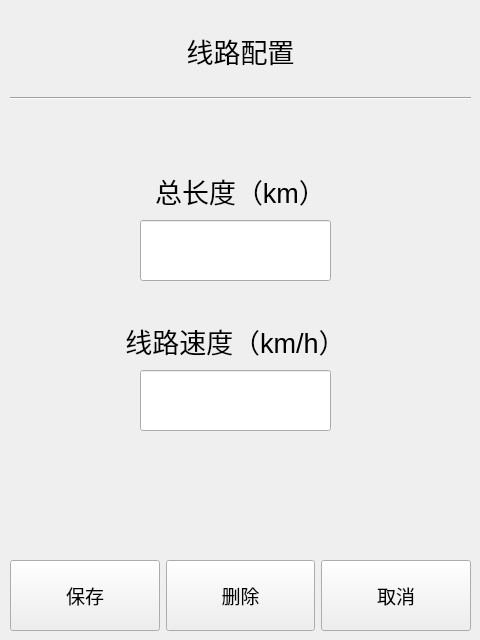
<?xml version="1.0" encoding="UTF-8"?>
<ui version="4.0">
 <class>train_config_form</class>
 <widget class="QWidget" name="train_config_form">
  <property name="geometry">
   <rect>
    <x>0</x>
    <y>0</y>
    <width>480</width>
    <height>640</height>
   </rect>
  </property>
  <property name="minimumSize">
   <size>
    <width>480</width>
    <height>640</height>
   </size>
  </property>
  <property name="maximumSize">
   <size>
    <width>480</width>
    <height>640</height>
   </size>
  </property>
  <property name="windowTitle">
   <string>线路配置窗口</string>
  </property>
  <property name="accessibleName">
   <string/>
  </property>
  <widget class="QLabel" name="station_name_label">
   <property name="geometry">
    <rect>
     <x>0</x>
     <y>20</y>
     <width>481</width>
     <height>61</height>
    </rect>
   </property>
   <property name="font">
    <font>
     <pointsize>20</pointsize>
    </font>
   </property>
   <property name="text">
    <string>线路配置</string>
   </property>
   <property name="alignment">
    <set>Qt::AlignmentFlag::AlignCenter</set>
   </property>
  </widget>
  <widget class="Line" name="line">
   <property name="geometry">
    <rect>
     <x>10</x>
     <y>90</y>
     <width>461</width>
     <height>16</height>
    </rect>
   </property>
   <property name="orientation">
    <enum>Qt::Orientation::Horizontal</enum>
   </property>
  </widget>
  <widget class="QWidget" name="layoutWidget">
   <property name="geometry">
    <rect>
     <x>10</x>
     <y>560</y>
     <width>461</width>
     <height>71</height>
    </rect>
   </property>
   <layout class="QHBoxLayout" name="horizontalLayout">
    <item>
     <widget class="QPushButton" name="pushButton_save">
      <property name="maximumSize">
       <size>
        <width>300</width>
        <height>300</height>
       </size>
      </property>
      <property name="font">
       <font>
        <pointsize>14</pointsize>
       </font>
      </property>
      <property name="text">
       <string>保存</string>
      </property>
     </widget>
    </item>
    <item>
     <widget class="QPushButton" name="pushButton_del">
      <property name="maximumSize">
       <size>
        <width>300</width>
        <height>300</height>
       </size>
      </property>
      <property name="font">
       <font>
        <pointsize>14</pointsize>
       </font>
      </property>
      <property name="text">
       <string>删除</string>
      </property>
     </widget>
    </item>
    <item>
     <widget class="QPushButton" name="pushButton_cancel">
      <property name="maximumSize">
       <size>
        <width>300</width>
        <height>300</height>
       </size>
      </property>
      <property name="font">
       <font>
        <pointsize>14</pointsize>
       </font>
      </property>
      <property name="text">
       <string>取消</string>
      </property>
     </widget>
    </item>
   </layout>
  </widget>
  <widget class="QLineEdit" name="lineEdit_line_total_length">
   <property name="geometry">
    <rect>
     <x>140</x>
     <y>220</y>
     <width>191</width>
     <height>61</height>
    </rect>
   </property>
   <property name="font">
    <font>
     <pointsize>16</pointsize>
    </font>
   </property>
   <property name="alignment">
    <set>Qt::AlignmentFlag::AlignCenter</set>
   </property>
  </widget>
  <widget class="QLabel" name="label_2">
   <property name="geometry">
    <rect>
     <x>150</x>
     <y>160</y>
     <width>181</width>
     <height>61</height>
    </rect>
   </property>
   <property name="font">
    <font>
     <pointsize>20</pointsize>
    </font>
   </property>
   <property name="text">
    <string>总长度（km）</string>
   </property>
   <property name="alignment">
    <set>Qt::AlignmentFlag::AlignCenter</set>
   </property>
  </widget>
  <widget class="QLabel" name="label_3">
   <property name="geometry">
    <rect>
     <x>120</x>
     <y>310</y>
     <width>231</width>
     <height>61</height>
    </rect>
   </property>
   <property name="font">
    <font>
     <pointsize>20</pointsize>
    </font>
   </property>
   <property name="text">
    <string>线路速度（km/h）</string>
   </property>
   <property name="alignment">
    <set>Qt::AlignmentFlag::AlignCenter</set>
   </property>
  </widget>
  <widget class="QLineEdit" name="lineEdit_line_total_speed">
   <property name="geometry">
    <rect>
     <x>140</x>
     <y>370</y>
     <width>191</width>
     <height>61</height>
    </rect>
   </property>
   <property name="font">
    <font>
     <pointsize>16</pointsize>
    </font>
   </property>
   <property name="alignment">
    <set>Qt::AlignmentFlag::AlignCenter</set>
   </property>
  </widget>
 </widget>
 <resources/>
 <connections/>
</ui>
